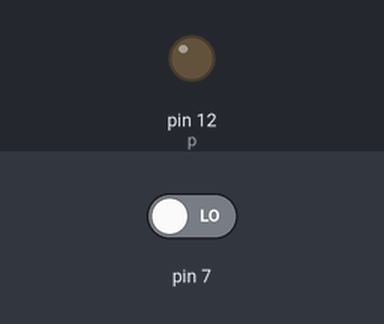
Bench run of a program on a simulated Raspberry Pi (header pin numbers). Shown: output pins drawn as LEDs (lit = HIGH). The inputs (shaded band) are chosen by the test bench; at power-on: pin 7 LOW.

Above: at 1.2 s.
1.3 s: pin 7 driven HIGH
At 2.1 s:
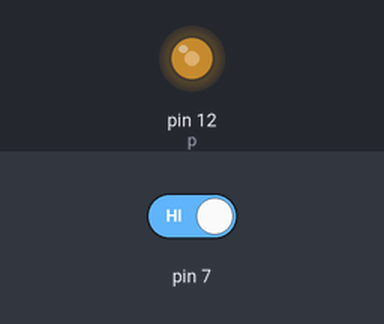
Timing chart, 0 to 4.3 s (numbered marks = the images above; inputs shaded):
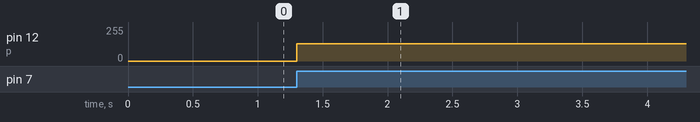

Measured:
- after the input at 1.3 s, pin 12 (p): 0/255 → 128/255 at once

The program:

switch.py
```python
from time import sleep

import RPi.GPIO as GPIO

GPIO.setmode(GPIO.BOARD)
GPIO.cleanup()

# 使用するピンの初期設定
GPIO.setup(7, GPIO.IN)
GPIO.setup(12, GPIO.OUT)

p = GPIO.PWM(12, 1)  # ブザーの設定

try:
    while True:
        if GPIO.input(7) == GPIO.HIGH:  # スイッチが押されているなら
            p.start(50)
            p.ChangeFrequency(262)
        else:
            p.stop()
        sleep(0.01)

except:
    pass

GPIO.cleanup()
```
